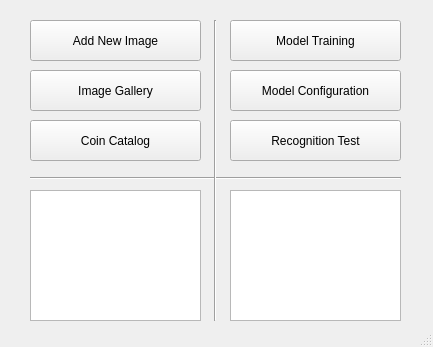
<?xml version="1.0" encoding="UTF-8"?>
<ui version="4.0">
 <class>MainWindow</class>
 <widget class="QMainWindow" name="MainWindow">
  <property name="geometry">
   <rect>
    <x>0</x>
    <y>0</y>
    <width>433</width>
    <height>347</height>
   </rect>
  </property>
  <property name="sizePolicy">
   <sizepolicy hsizetype="Fixed" vsizetype="Fixed">
    <horstretch>0</horstretch>
    <verstretch>0</verstretch>
   </sizepolicy>
  </property>
  <property name="windowTitle">
   <string>MainWindow</string>
  </property>
  <property name="autoFillBackground">
   <bool>false</bool>
  </property>
  <property name="tabShape">
   <enum>QTabWidget::Rounded</enum>
  </property>
  <property name="unifiedTitleAndToolBarOnMac">
   <bool>false</bool>
  </property>
  <widget class="QWidget" name="centralwidget">
   <widget class="QPushButton" name="AddImageButton">
    <property name="geometry">
     <rect>
      <x>30</x>
      <y>20</y>
      <width>171</width>
      <height>41</height>
     </rect>
    </property>
    <property name="locale">
     <locale language="English" country="UnitedStates"/>
    </property>
    <property name="text">
     <string>Add New Image</string>
    </property>
   </widget>
   <widget class="QPushButton" name="ImageGalleryButton">
    <property name="geometry">
     <rect>
      <x>30</x>
      <y>70</y>
      <width>171</width>
      <height>41</height>
     </rect>
    </property>
    <property name="text">
     <string>Image Gallery</string>
    </property>
   </widget>
   <widget class="QPushButton" name="pushButton_2">
    <property name="geometry">
     <rect>
      <x>30</x>
      <y>120</y>
      <width>171</width>
      <height>41</height>
     </rect>
    </property>
    <property name="text">
     <string>Coin Catalog</string>
    </property>
   </widget>
   <widget class="QPushButton" name="pushButton_3">
    <property name="geometry">
     <rect>
      <x>230</x>
      <y>20</y>
      <width>171</width>
      <height>41</height>
     </rect>
    </property>
    <property name="text">
     <string>Model Training</string>
    </property>
   </widget>
   <widget class="QPushButton" name="pushButton_4">
    <property name="geometry">
     <rect>
      <x>230</x>
      <y>70</y>
      <width>171</width>
      <height>41</height>
     </rect>
    </property>
    <property name="text">
     <string>Model Configuration</string>
    </property>
   </widget>
   <widget class="QPushButton" name="pushButton_5">
    <property name="geometry">
     <rect>
      <x>230</x>
      <y>120</y>
      <width>171</width>
      <height>41</height>
     </rect>
    </property>
    <property name="text">
     <string>Recognition Test</string>
    </property>
   </widget>
   <widget class="Line" name="line">
    <property name="geometry">
     <rect>
      <x>195</x>
      <y>20</y>
      <width>41</width>
      <height>301</height>
     </rect>
    </property>
    <property name="orientation">
     <enum>Qt::Vertical</enum>
    </property>
   </widget>
   <widget class="Line" name="line_2">
    <property name="geometry">
     <rect>
      <x>30</x>
      <y>170</y>
      <width>371</width>
      <height>16</height>
     </rect>
    </property>
    <property name="orientation">
     <enum>Qt::Horizontal</enum>
    </property>
   </widget>
   <widget class="QTextEdit" name="textEdit">
    <property name="geometry">
     <rect>
      <x>30</x>
      <y>190</y>
      <width>171</width>
      <height>131</height>
     </rect>
    </property>
   </widget>
   <widget class="QTextEdit" name="textEdit_2">
    <property name="geometry">
     <rect>
      <x>230</x>
      <y>190</y>
      <width>171</width>
      <height>131</height>
     </rect>
    </property>
   </widget>
   <zorder>AddImageButton</zorder>
   <zorder>ImageGalleryButton</zorder>
   <zorder>pushButton_2</zorder>
   <zorder>pushButton_3</zorder>
   <zorder>pushButton_4</zorder>
   <zorder>pushButton_5</zorder>
   <zorder>line_2</zorder>
   <zorder>line</zorder>
   <zorder>textEdit</zorder>
   <zorder>textEdit_2</zorder>
  </widget>
  <widget class="QStatusBar" name="statusbar"/>
 </widget>
 <resources/>
 <connections/>
</ui>
